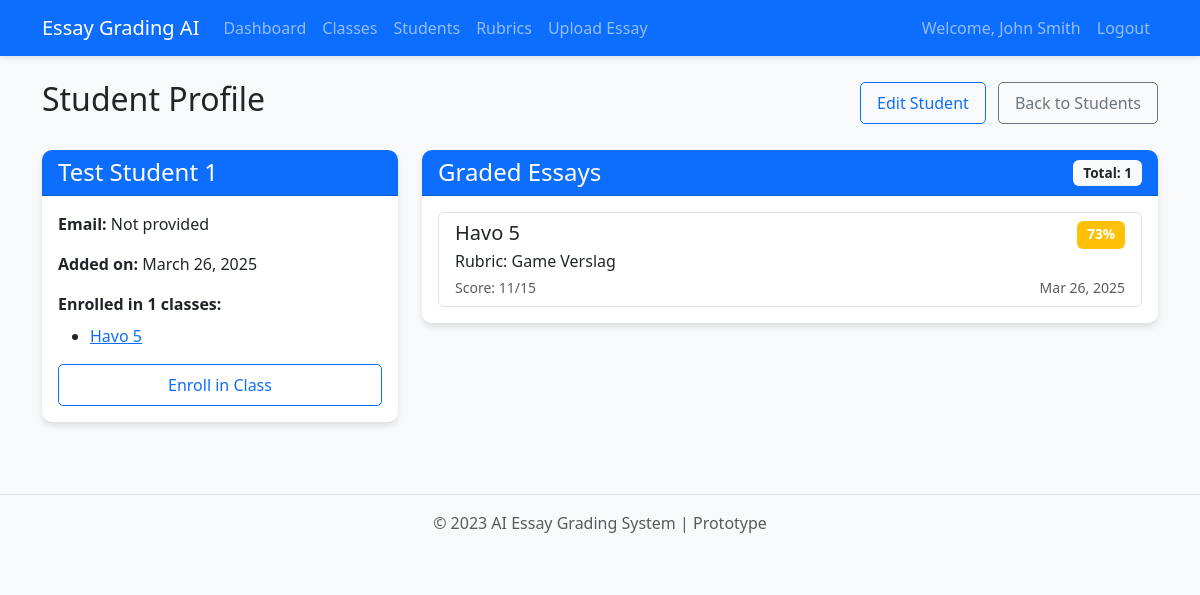
Screenshot of /students/1 (signed in) with the database file from the repository.
### app.py (models this page shows)
class User(UserMixin, db.Model):
    id = db.Column(db.Integer, primary_key=True)
    email = db.Column(db.String(100), unique=True, nullable=False)
    password = db.Column(db.String(200), nullable=False)
    name = db.Column(db.String(100), nullable=False)
    rubrics = db.relationship('Rubric', backref='user', lazy=True)
    essays = db.relationship('Essay', backref='user', lazy=True)
    classes = db.relationship('Class', backref='teacher', lazy=True)
    students = db.relationship('Student', backref='teacher', lazy=True)

class Student(db.Model):
    id = db.Column(db.Integer, primary_key=True)
    name = db.Column(db.String(100), nullable=False)
    email = db.Column(db.String(100), nullable=True)
    user_id = db.Column(db.Integer, db.ForeignKey('user.id'), nullable=False)  # Teacher
    created_at = db.Column(db.DateTime, default=datetime.utcnow)
    essays = db.relationship('Essay', backref='student', lazy=True)

class Class(db.Model):
    id = db.Column(db.Integer, primary_key=True)
    name = db.Column(db.String(100), nullable=False)
    description = db.Column(db.Text, nullable=True)
    user_id = db.Column(db.Integer, db.ForeignKey('user.id'), nullable=False)
    rubric_id = db.Column(db.Integer, db.ForeignKey('rubric.id'), nullable=True)
    created_at = db.Column(db.DateTime, default=datetime.utcnow)
    students = db.relationship('Student', secondary=student_class, lazy='subquery',
                               backref=db.backref('classes', lazy=True))
    essays = db.relationship('Essay', backref='class_ref', lazy=True)

class Essay(db.Model):
    id = db.Column(db.Integer, primary_key=True)
    student_name = db.Column(db.String(100), nullable=False)
    rubric_id = db.Column(db.Integer, db.ForeignKey('rubric.id'), nullable=False)
    user_id = db.Column(db.Integer, db.ForeignKey('user.id'), nullable=False)
    total_points = db.Column(db.Integer, nullable=False)
    max_points = db.Column(db.Integer, nullable=False)
    percentage = db.Column(db.Integer, nullable=False)
    overall_feedback = db.Column(db.Text, nullable=False)
    grades = db.relationship('Grade', backref='essay', lazy=True, cascade="all, delete-orphan")
    created_at = db.Column(db.DateTime, default=datetime.utcnow)
    class_id = db.Column(db.Integer, db.ForeignKey('class.id'), nullable=True)
    student_id = db.Column(db.Integer, db.ForeignKey('student.id'), nullable=True)

class Rubric(db.Model):
    id = db.Column(db.Integer, primary_key=True)
    name = db.Column(db.String(100), nullable=False)
    user_id = db.Column(db.Integer, db.ForeignKey('user.id'), nullable=False)
    criteria = db.relationship('RubricCriterion', backref='rubric', lazy=True, cascade="all, delete-orphan")
    essays = db.relationship('Essay', backref='rubric', lazy=True)
    created_at = db.Column(db.DateTime, default=datetime.utcnow)
    classes = db.relationship('Class', backref='assigned_rubric', lazy=True)

### app.py (the view)
@app.route('/students/<int:student_id>')
@login_required
def view_student(student_id):
    student = Student.query.filter_by(id=student_id, user_id=current_user.id).first_or_404()
    essays = Essay.query.filter_by(student_id=student_id).order_by(Essay.created_at.desc()).all()
    return render_template('students/view.html', student=student, essays=essays)

### app.py (called while the page is built)
@login_manager.user_loader
def load_user(user_id):
    return User.query.get(int(user_id))

### templates/students/view.html (shortened to what this page needs)
{% extends "base.html" %}
{% block content %}
<div class="d-flex justify-content-between align-items-center mb-4">
    <h2>Student Profile</h2>
    <div>
        <a href="{{ url_for('edit_student', student_id=student.id) }}" class="btn btn-outline-primary">Edit Student</a>
        <a href="{{ url_for('view_students') }}" class="btn btn-outline-secondary ms-2">Back to Students</a>
    </div>
</div>
<div class="row">
    <div class="col-md-4">
        <div class="card mb-4">
            <div class="card-header bg-primary text-white">
                <h4 class="mb-0">{{ student.name }}</h4>
            </div>
            <div class="card-body">
                <div class="mb-3">
                    <strong>Email:</strong> {{ student.email or 'Not provided' }}
                </div>
                <div class="mb-3">
                    <strong>Added on:</strong> {{ student.created_at.strftime('%B %d, %Y') }}
                </div>
                <div class="mb-3">
                    <strong>Enrolled in {{ student.classes|length }} classes:</strong>
                    {% if student.classes %}
                    <ul class="mt-2">
                        {% for class_obj in student.classes %}
                        <li>
                            <a href="{{ url_for('view_class', class_id=class_obj.id) }}">{{ class_obj.name }}</a>
                        </li>
                        {% endfor %}
                    </ul>
                    {% else %}
                    <p class="text-muted mt-2">Not enrolled in any classes</p>
                    {% endif %}
                </div>
                <div class="d-grid gap-2">
                    <button type="button" class="btn btn-outline-primary"
                            data-bs-toggle="modal" data-bs-target="#enrollClassModal">
                        Enroll in Class
                    </button>
                </div>
            </div>
        </div>
    </div>
    <div class="col-md-8">
        <div class="card">
            <div class="card-header bg-primary text-white">
                <div class="d-flex justify-content-between align-items-center">
                    <h4 class="mb-0">Graded Essays</h4>
                    <span class="badge bg-light text-dark">Total: {{ essays|length }}</span>
                </div>
            </div>
            <div class="card-body">
                {% if essays %}
                <div class="list-group">
                    {% for essay in essays %}
                    <a href="{{ url_for('view_results', essay_id=essay.id) }}" class="list-group-item list-group-item-action">
                        <div class="d-flex w-100 justify-content-between">
                            <h5 class="mb-1">
                                {% if essay.class_id %}
                                {{ essay.class_ref.name }}
                                {% else %}
                                Individual Assessment
                                {% endif %}
                            </h5>
                            <span class="badge {% if essay.percentage >= 80 %}bg-success{% elif essay.percentage >= 60 %}bg-warning{% else %}bg-danger{% endif %}">
                                {{ essay.percentage }}%
                            </span>
                        </div>
                        <p class="mb-1">Rubric: {{ essay.rubric.name }}</p>
                        <div class="d-flex justify-content-between">
                            <small class="text-muted">Score: {{ essay.total_points }}/{{ essay.max_points }}</small>
                            <small class="text-muted">{{ essay.created_at.strftime('%b %d, %Y') }}</small>
                        </div>
                    </a>
                    {% endfor %}
                </div>
                {% else %}
                <div class="alert alert-info">
                    <p>No essays have been graded for this student yet.</p>
                    <a href="{{ url_for('upload_essay') }}" class="btn btn-primary mt-2">Grade an Essay</a>
                </div>
                {% endif %}
            </div>
        </div>
    </div>
</div>
{% endblock %}

### templates/base.html (shortened to what this page needs)
<!DOCTYPE html>
<html lang="en">
<head>
    <link href="https://cdn.jsdelivr.net/npm/bootstrap@5.3.0/dist/css/bootstrap.min.css" rel="stylesheet">
    <link rel="stylesheet" href="{{ url_for('static', filename='css/style.css') }}">
</head>
<body>
    {% if current_user.is_authenticated %}
    <nav class="navbar navbar-expand-lg navbar-dark bg-primary">
        <div class="container">
            <a class="navbar-brand" href="{{ url_for('dashboard') }}">Essay Grading AI</a>
            <div class="collapse navbar-collapse" id="navbarNav">
                <ul class="navbar-nav me-auto">
                    <li class="nav-item">
                        <a class="nav-link" href="{{ url_for('dashboard') }}">Dashboard</a>
                    </li>
                    <li class="nav-item">
                        <a class="nav-link" href="{{ url_for('view_classes') }}">Classes</a>
                    </li>
                    <li class="nav-item">
                        <a class="nav-link" href="{{ url_for('view_students') }}">Students</a>
                    </li>
                    <li class="nav-item">
                        <a class="nav-link" href="{{ url_for('create_rubric') }}">Rubrics</a>
                    </li>
                    <li class="nav-item">
                        <a class="nav-link" href="{{ url_for('upload_essay') }}">Upload Essay</a>
                    </li>
                </ul>
                <div class="navbar-nav">
                    <span class="nav-item nav-link">Welcome, {{ current_user.name }}</span>
                    <a class="nav-link" href="{{ url_for('logout') }}">Logout</a>
                </div>
            </div>
        </div>
    </nav>
    {% endif %}
    <div class="container mt-4">
        {% block content %}{% endblock %}
    </div>
    <footer class="mt-5 py-3 text-center">
        <div class="container">
            <p class="text-muted">© 2023 AI Essay Grading System | Prototype</p>
        </div>
    </footer>
</body>
</html>

### static/css/style.css (style rules this page uses)
body { font-family: 'Segoe UI', Tahoma, Geneva, Verdana, sans-serif; background-color: #f8f9fa; }
.navbar { box-shadow: 0 2px 5px rgba(0, 0, 0, 0.1); }
.card { border: none; border-radius: 10px; box-shadow: 0 4px 6px rgba(0, 0, 0, 0.1); margin-bottom: 20px; }
.card-header { border-radius: 10px 10px 0 0 !important; }
.btn { border-radius: 5px; padding: 8px 16px; }
.list-group-item { transition: all 0.2s ease-in-out; }
.badge { font-size: 0.85em; padding: 6px 10px; }
footer { border-top: 1px solid #dee2e6; margin-top: 50px; }

### rows the page displays
User: name "John Smith"
Student: name "Test Student 1", email "Not provided", created_at "March 26, 2025"
Class: name "Havo 5"
Essay: class_ref.name "Havo 5", percentage "73", rubric.name "Game Verslag", total_points "11", max_points "15", created_at "Mar 26, 2025"

### other values shown
{{ student.classes|length }} "1"
{{ essays|length }} "1"
